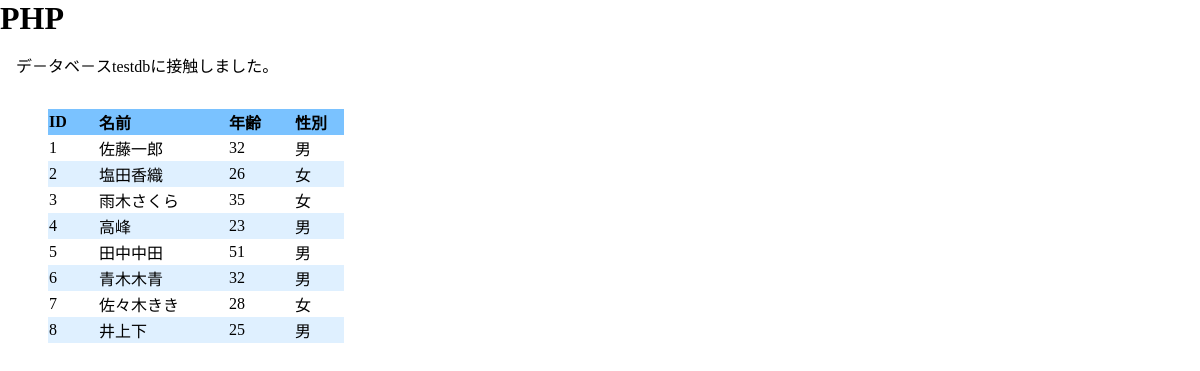
Screenshot of /chap13/sec13-2/select/all.php with the database file from the repository.
### tables this page shows
CREATE TABLE `member` (
  `id` int(10) UNSIGNED NOT NULL,
  `name` varchar(40) NOT NULL,
  `age` int(10) UNSIGNED DEFAULT NULL,
  `sex` varchar(2) NOT NULL DEFAULT '男'
);

### chap13/lib/util.php (called while the page is built, shortened)
<?php
function h(string $data)
{
  return htmlspecialchars($data, ENT_QUOTES, 'UTF-8');
}

### chap13/sec13-2/select/all.php (the view)
<?php
require_once('../../lib/util.php');
$user = 'testuser';
$password = 'testuser';
$dbname = 'testdb';
$host = 'localhost:3306';
$dsn = "mysql:host={$host}; dbname={$dbname}; charset=utf8";
require_once('../../common/header.php');
try {
  $pdo = new PDO($dsn, $user, $password);
  $pdo->setAttribute(PDO::ATTR_EMULATE_PREPARES, false);
  $pdo->setAttribute(PDO::ATTR_ERRMODE, PDO::ERRMODE_EXCEPTION);
  echo "デ－タベ－ス{$dbname}に接触しました。";
  $sql = "SELECT * FROM member";
  $stm = $pdo->prepare($sql);
  $stm->execute();
  $result = $stm->fetchAll(PDO::FETCH_ASSOC);
  echo "<table>";
  echo "<thead><tr>";
  echo "<th>ID</th>";
  echo "<th>名前</th>";
  echo "<th>年齢</th>";
  echo "<th>性別</thead>";
  echo "<tbody>";
  foreach ($result as $row) {
    echo "<tr>";
    echo "<td>", h($row['id']), "</td>";
    echo "<td>", h($row['name']), "</td>";
    echo "<td>", h($row['age']), "</td>";
    echo "<td>", h($row['sex']), "</td>";
    echo "</tr>";
  }
  echo "</tbody>";
  echo "</table>";
} catch (Exception $e) {
  echo '<span class="error">エラ－がありました。</span><br>';
  echo $e->getMessage();
  exit();
}

### chap08/css/style.css (style rules this page uses)
body, h1, h2, h3, p, ul, figure { margin: 0; }

### chap13/css/tablestyle.css (style rules this page uses)
table { margin: 2em; padding: 0; border-collapse: collapse; }
thead { background-color: #7ac2ff; text-align: left; }
tr * { padding: : 0.5em 1em 0.5em 1em; width: auto; text-align: left; }
tbody tr *:first-child { width: 3em; }
tbody tr *:nth-child(2) { width: 8em; }
tbody tr *:nth-child(3) { width: 4em; }
tbody tr *:nth-child(4) { width: 3em; }
tbody tr:nth-child(even) td { background-color: #dff0ff; }

### rows the page displays
member: id "1", name "佐藤一郎", age "32", sex "男"
member: id "2", name "塩田香織", age "26", sex "女"
member: id "3", name "雨木さくら", age "35", sex "女"
member: id "4", name "高峰", age "23", sex "男"
member: id "5", name "田中中田", age "51", sex "男"
member: id "6", name "青木木青", age "32", sex "男"
member: id "7", name "佐々木きき", age "28", sex "女"
member: id "8", name "井上下", age "25", sex "男"

### other values shown
$h1 "PHP"
$dbname "testdb"
